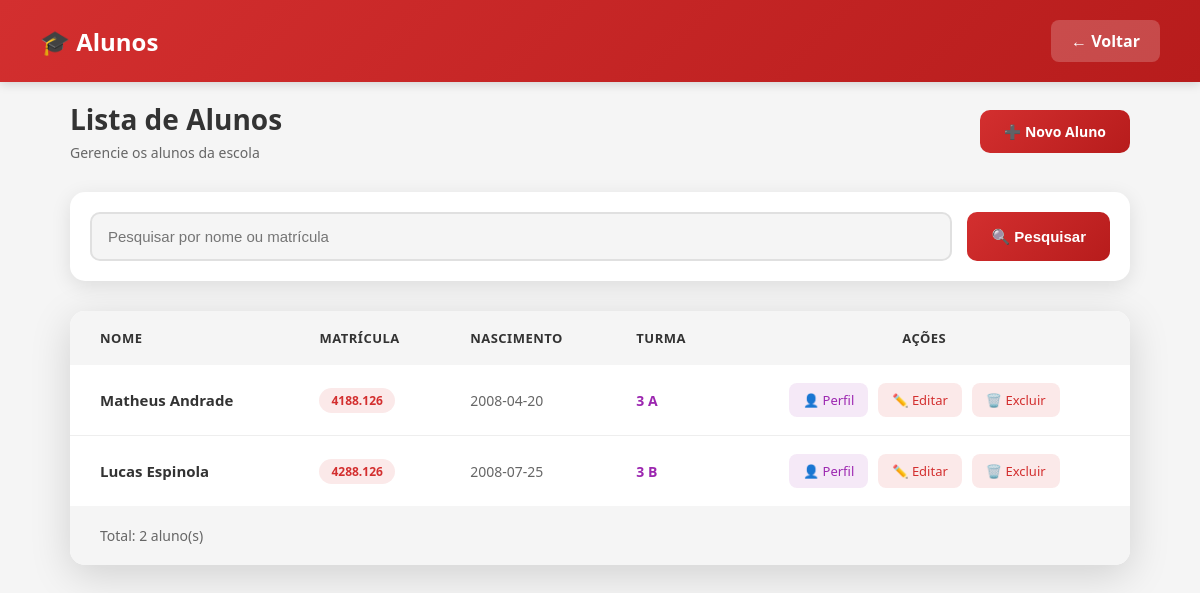
The page /alunos (signed in) on the database its author committed.
### tables this page shows
CREATE TABLE alunos(
    id INTEGER PRIMARY KEY AUTOINCREMENT,
    nome TEXT NOT NULL,
    matricula TEXT UNIQUE NOT NULL,
    nascimento TEXT NOT NULL,
    turma TEXT
);

### app.py (the view)
@app.route("/alunos")
def alunos():
    if "usuario" not in session:
        return redirect("/")
    conn = sqlite3.connect("banco.db")
    cursor = conn.cursor()
    cursor.execute(
        "SELECT * FROM alunos"
    )
    lista_alunos = cursor.fetchall()
    conn.close()
    return render_template(
        "alunos.html",
        alunos=lista_alunos
    )

### templates/alunos.html (shortened to what this page needs)
<!DOCTYPE html>
<html lang="pt-br">
<head>
    <link rel="stylesheet" href="{{ url_for('static', filename='css/alunos.css') }}">
</head>
<body>
    <div class="header">
        <h1>🎓 Alunos</h1>
        <a href="/dashboard_secretaria" class="btn-voltar">← Voltar</a>
    </div>
    <div class="container">
        <div class="page-header">
            <div>
                <h2>Lista de Alunos</h2>
                <p>Gerencie os alunos da escola</p>
            </div>
            <a href="/cadastrar_aluno" class="btn-cadastrar">
                ➕ Novo Aluno
            </a>
        </div>
        <div class="search-form">
            <form action="/pesquisar_aluno" method="GET" class="search-box">
                <input
                    type="text"
                    name="busca"
                    placeholder="Pesquisar por nome ou matrícula"
                >
                <button type="submit">🔍 Pesquisar</button>
            </form>
        </div>
        <div class="table-card">
            <div class="table-wrapper">
                <table>
                    <thead>
                        <tr>
                            <th>Nome</th>
                            <th>Matrícula</th>
                            <th>Nascimento</th>
                            <th>Turma</th>
                            <th>Ações</th>
                        </tr>
                    </thead>
                    <tbody>
                        {% for aluno in alunos %}
                        <tr>
                            <td data-label="Nome" class="aluno-nome">{{ aluno[1] }}</td>
                            <td data-label="Matrícula">
                                <span class="aluno-matricula">{{ aluno[2] }}</span>
                            </td>
                            <td data-label="Nascimento" class="aluno-nascimento">{{ aluno[3] }}</td>
                            <td data-label="Turma" class="aluno-turma">{{ aluno[4] }}</td>
                            <td data-label="Ações">
                                <div class="actions-cell">
                                    <a href="/perfil_aluno/{{ aluno[0] }}" class="btn-action btn-perfil">
                                        👤 Perfil
                                    </a>
                                    <a href="/editar_aluno/{{ aluno[0] }}" class="btn-action btn-edit">
                                        ✏️ Editar
                                    </a>
                                    <a href="/excluir_aluno/{{ aluno[0] }}" class="btn-action btn-delete" onclick="return confirm('Deseja excluir este aluno?')">
                                        🗑️ Excluir
                                    </a>
                                </div>
                            </td>
                        </tr>
                        {% endfor %}
                    </tbody>
                </table>
            </div>
            <div class="table-footer">
                <p>Total: {{ alunos|length }} aluno(s)</p>
            </div>
        </div>
    </div>
</body>
</html>

### static/css/alunos.css (style rules this page uses)
* { margin: 0; padding: 0; box-sizing: border-box; }
:root { --vermelho: #d32f2f; --vermelho-escuro: #b71c1c; --vermelho-claro: #ff5252; --verde: #4caf50; --roxo: #9c27b0; --cinza-escuro: #333333; --cinza-medio: #666666; --cinza-claro: #f5f5f5; --branco: #ffffff; --sombra: rgba(0, 0, 0, 0.1); --sombra-forte: rgba(0, 0, 0, 0.15); }
body { font-family: 'Segoe UI', Tahoma, Geneva, Verdana, sans-serif; background-color: var(--cinza-claro); min-height: 100vh; }
.header { background: linear-gradient(135deg, var(--vermelho) 0%, var(--vermelho-escuro) 100%); color: var(--branco); padding: 20px 40px; display: flex; justify-content: space-between; align-items: center; box-shadow: 0 2px 10px var(--sombra-forte); position: fixed; top: 0; left: 0; right: 0; z-index: 100; }
.header h1 { font-size: 24px; font-weight: 600; display: flex; align-items: center; gap: 12px; }
.header .btn-voltar { background: rgba(255, 255, 255, 0.2); color: var(--branco); padding: 10px 20px; border-radius: 8px; text-decoration: none; font-weight: 600; transition: all 0.3s ease; }
.container { max-width: 1100px; margin: 0 auto; padding: 100px 20px 40px; }
.page-header { display: flex; justify-content: space-between; align-items: center; margin-bottom: 30px; flex-wrap: wrap; gap: 20px; }
.page-header h2 { color: var(--cinza-escuro); font-size: 28px; }
.page-header p { color: var(--cinza-medio); font-size: 14px; margin-top: 5px; }
.btn-cadastrar { display: inline-flex; align-items: center; gap: 8px; background: linear-gradient(135deg, var(--vermelho) 0%, var(--vermelho-escuro) 100%); color: var(--branco); padding: 12px 24px; border-radius: 10px; text-decoration: none; font-weight: 600; font-size: 14px; transition: all 0.3s ease; }
.search-form { margin-bottom: 30px; }
.search-box { display: flex; gap: 15px; background: var(--branco); padding: 20px; border-radius: 15px; box-shadow: 0 5px 20px var(--sombra); }
.search-box input { flex: 1; padding: 14px 16px; border: 2px solid #e0e0e0; border-radius: 10px; font-size: 15px; transition: all 0.3s ease; background: var(--cinza-claro); }
.search-box button { padding: 14px 24px; background: linear-gradient(135deg, var(--vermelho) 0%, var(--vermelho-escuro) 100%); color: var(--branco); border: none; border-radius: 10px; font-size: 15px; font-weight: 600; cursor: pointer; transition: all 0.3s ease; }
.table-card { background: var(--branco); border-radius: 15px; box-shadow: 0 10px 40px var(--sombra-forte); overflow: hidden; }
.table-wrapper { overflow-x: auto; }
table { width: 100%; border-collapse: collapse; }
thead { background: var(--cinza-claro); }
thead th { padding: 18px 20px; text-align: left; color: var(--cinza-escuro); font-size: 13px; font-weight: 700; text-transform: uppercase; letter-spacing: 0.5px; white-space: nowrap; }
thead th:first-child { padding-left: 30px; }
thead th:last-child { text-align: center; padding-right: 30px; }
tbody tr { border-bottom: 1px solid #eee; transition: all 0.3s ease; }
tbody tr:last-child { border-bottom: none; }
tbody td { padding: 18px 20px; color: var(--cinza-medio); font-size: 14px; }
tbody td:first-child { padding-left: 30px; font-weight: 600; color: var(--cinza-escuro); }
tbody td:last-child { text-align: center; padding-right: 30px; }
.aluno-nome { font-weight: 700; color: var(--cinza-escuro); font-size: 15px; }
.aluno-matricula { display: inline-flex; padding: 4px 12px; background: rgba(211, 47, 47, 0.1); color: var(--vermelho); border-radius: 15px; font-size: 12px; font-weight: 600; }
.aluno-nascimento { color: var(--cinza-medio); }
.aluno-turma { font-weight: 600; color: var(--roxo); }
.actions-cell { display: flex; gap: 10px; justify-content: center; }
.btn-action { padding: 8px 14px; border-radius: 8px; font-size: 13px; text-decoration: none; font-weight: 500; transition: all 0.3s ease; display: inline-flex; align-items: center; gap: 5px; }
.btn-perfil { background: rgba(156, 39, 176, 0.1); color: var(--roxo); }
.btn-edit { background: rgba(211, 47, 47, 0.1); color: var(--vermelho); }
.btn-delete { background: rgba(211, 47, 47, 0.1); color: var(--vermelho); }
.table-footer { padding: 20px 30px; background: var(--cinza-claro); display: flex; justify-content: space-between; align-items: center; flex-wrap: wrap; gap: 15px; }
.table-footer p { color: var(--cinza-medio); font-size: 14px; }

### rows shown on the page
alunos: nome "Matheus Andrade", matricula "4188.126", nascimento "2008-04-20", turma "3 A"
alunos: nome "Lucas Espinola", matricula "4288.126", nascimento "2008-07-25", turma "3 B"

### other values the page prints
{{ alunos|length }} "2"
